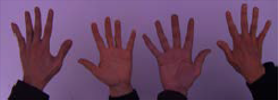
#> input picture Material_TPs/TP1/white_patch/test_blue.png, 278 x 100 px; its folder holds only this picture in this run
$ jupyter execute tp1_presentacion.ipynb
#> lines starting #> are read from the running program, lines starting #| are printed output that depends on the picture; after the words box and inside, x2 and y2 are one past the last pixel; in counts of white or black regions, pixels touching at a corner belong together
# Computer Vision - Trabajo Práctico 1
## Maestría en Ciencias de la Computación

Este notebook contiene la presentación del Trabajo Práctico 1:
1. Algoritmo White Patch - Implementación de diferentes versiones para corrección de color
2. Análisis de Histogramas - Evaluación de histogramas como característica para clasificación de imágenes

[cell 1]
import cv2
import matplotlib.pyplot as plt
import numpy as np
from pathlib import Path

plt.rcParams['figure.figsize'] = [12, 8]
plt.rcParams['font.size'] = 12

## 1. Algoritmo White Patch - Versión Simple

El algoritmo White Patch asume que el píxel más brillante de cada canal debería ser blanco.

[cell 2]
def white_patch(img: np.ndarray):
    img_float = img.astype(np.float32)
    max_channel_value = np.max(img_float, axis=(0, 1))
    cantidad_de_desviaciones = 1.5
    correction_factors = np.ones(3, dtype=np.float32)

    for i in range(len(max_channel_value)):
        if max_channel_value[i] < 1:
            correction_factors[i] = 255 / (np.mean(img_float[:, :, i]) -
                                         cantidad_de_desviaciones*np.std(img_float[:, :, i]))
        elif max_channel_value[i] > 254:
            correction_factors[i] = 255 / (np.mean(img_float[:, :, i]) +
                                         cantidad_de_desviaciones*np.std(img_float[:, :, i]))
        else:
            correction_factors[i] = 255.0 / np.clip(max_channel_value[i], 1, 254)

    corrected_img = img_float * correction_factors
    corrected_img = np.clip(corrected_img, 0, 255).astype(np.uint8)
    return corrected_img

## 2. Algoritmo White Patch Inteligente

Implementa diferentes estrategias para mejores resultados.

[cell 3]
def white_patch_intelligent(img: np.ndarray, method='percentile', percentile=99.5):
    img_float = img.astype(np.float32)

    if method == 'percentile':
        reference_values = np.percentile(img_float, percentile, axis=(0, 1))

    elif method == 'edge_based':
        gray = cv2.cvtColor(img, cv2.COLOR_BGR2GRAY)
        edges = cv2.Canny(gray, 50, 150)
        kernel = np.ones((3, 3), np.uint8)
        edges_dilated = cv2.dilate(edges, kernel, iterations=1)

        reference_values = []
        for i in range(3):
            channel_values = img_float[:, :, i][edges_dilated > 0]
            if len(channel_values) > 0:
                reference_values.append(np.percentile(channel_values, 95))
            else:
                reference_values.append(np.max(img_float[:, :, i]))
        reference_values = np.array(reference_values)

    elif method == 'iterative':
        reference_values = np.zeros(3)
        for i in range(3):
            channel = img_float[:, :, i].copy()
            saturated_pixels = channel[channel > 240]

            if len(saturated_pixels) == 0:
                reference_values[i] = np.max(channel)
            else:
                for iteration in range(3):
                    valid_pixels = channel[channel < 240]
                    if len(valid_pixels) > 0:
                        threshold = np.percentile(valid_pixels, 98)
                        channel = valid_pixels[valid_pixels <= threshold]
                    else:
                        break
                reference_values[i] = np.max(channel) if len(channel) > 0 else 255

    elif method == 'robust_max':
        reference_values = []
        for i in range(3):
            channel = img_float[:, :, i]
            mean_val = np.mean(channel)
            std_val = np.std(channel)

            if std_val < 10:
                reference_values.append(np.percentile(channel, 99))
            elif std_val > 50:
                reference_values.append(mean_val + 2.0 * std_val)
            else:
                reference_values.append(mean_val + 1.5 * std_val)
        reference_values = np.array(reference_values)

    reference_values = np.clip(reference_values, 1, 254)
    correction_factors = 255.0 / reference_values
    corrected_img = img_float * correction_factors
    corrected_img = np.clip(corrected_img, 0, 255).astype(np.uint8)
    return corrected_img

## 3. Algoritmo White Patch Adaptativo

Selecciona automáticamente el mejor método según las características de la imagen.

[cell 4]
def white_patch_adaptive(img: np.ndarray):
    img_float = img.astype(np.float32)
    mean_brightness = np.mean(img_float)
    std_brightness = np.std(img_float)
    saturated_pixels = np.sum(img_float > 250) / img_float.size

    if saturated_pixels > 0.01:
        method = 'iterative'
    elif std_brightness < 20:
        method = 'percentile'
    elif mean_brightness < 80:
        method = 'robust_max'
    else:
        method = 'edge_based'

    return white_patch_intelligent(img, method=method)

## 4. Procesamiento de Imágenes

Procesamiento de todas las imágenes del directorio white_patch.

[cell 5]
BASE_IMG_FOLDERS = Path("Material_TPs/TP1/white_patch")
RESULTS_FOLDER = Path("results")
RESULTS_FOLDER.mkdir(exist_ok=True)

def process_and_display_images():
    image_paths = list(BASE_IMG_FOLDERS.glob("*.png")) + list(BASE_IMG_FOLDERS.glob("*.jpg"))

    for img_path in image_paths:
        img = cv2.imread(str(img_path))
#> img is the input picture: shape (100, 278, 3); mean B, G, R 100.7, 69.5, 103
        if img is None:
            continue

        corrected_img = white_patch_adaptive(img.copy())
#> in white_patch_adaptive, `mean_brightness = np.mean(img_float)`: mean_brightness = 91.07
#> in white_patch_adaptive, `std_brightness = np.std(img_float)`: std_brightness = 40.76
#> in white_patch_adaptive, `saturated_pixels = np.sum(img_float > 250) / img_float.size`: saturated_pixels = 0
#> in white_patch_intelligent, `gray = cv2.cvtColor(img, cv2.COLOR_BGR2GRAY)`:
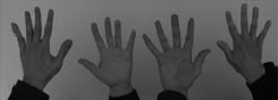
#> gray: shape (100, 278); min 0, max 151, mean 83.1
#> in white_patch_intelligent, `edges = cv2.Canny(gray, 50, 150)`:
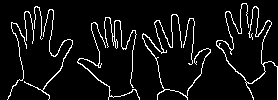
#> edges: shape (100, 278); 7% white in thin lines or dots
#> in white_patch_intelligent, `edges_dilated = cv2.dilate(edges, kernel, iterations=1)`:
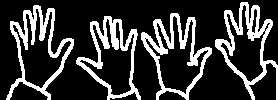
#> edges_dilated: shape (100, 278); 22% white; 4 white regions, box (x1, y1, x2, y2) and area: (141, 13, 212, 100) 1570, (6, 5, 74, 100) 1569, (215, 2, 278, 100) 1555, (76, 16, 141, 100) 1425
#> after the loop in white_patch_intelligent, `for i in range(3):`: reference_values = [152, 106, 141]
#> in white_patch_intelligent, `correction_factors = 255.0 / reference_values`: correction_factors = [1.68, 2.41, 1.81]
#> in white_patch_intelligent, `corrected_img = img_float * correction_factors`:
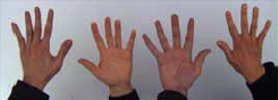
#> corrected_img: shape (100, 278, 3) float64; mean B, G, R 168.9, 167.1, 186.3; drawn with min black and max white
#> in white_patch_intelligent, `corrected_img = np.clip(corrected_img, 0, 255).astype(np.uint8)`:
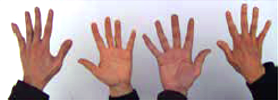
#> corrected_img: shape (100, 278, 3); mean B, G, R 164.8, 164.3, 184.6
        img_rgb = cv2.cvtColor(img, cv2.COLOR_BGR2RGB)
        corrected_rgb = cv2.cvtColor(corrected_img, cv2.COLOR_BGR2RGB)

        fig, axes = plt.subplots(1, 2, figsize=(15, 6))

        axes[0].imshow(img_rgb)
        axes[0].set_title(f"Original: {img_path.name}")
        axes[0].axis('off')

        axes[1].imshow(corrected_rgb)
        axes[1].set_title(f"White Patch: {img_path.name}")
        axes[1].axis('off')

        plt.tight_layout()
        plt.show()

        result_filename = RESULTS_FOLDER / f"{img_path.stem}_comparison.png"
        plt.savefig(result_filename, dpi=300, bbox_inches='tight')

[cell 6]
process_and_display_images()

## 5. Análisis de Histogramas

Análisis de histogramas como característica para clasificación de imágenes.

[cell 7]
PATH_IMG_1 = "Material_TPs/TP1/img1_tp.png"
PATH_IMG_2 = "Material_TPs/TP1/img2_tp.png"

### Carga de imágenes y cálculo de histogramas

[cell 8]
img_1 = cv2.imread(PATH_IMG_1, cv2.IMREAD_GRAYSCALE)
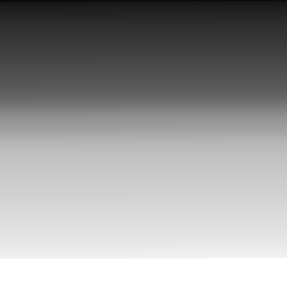
#> input picture Material_TPs/TP1/img1_tp.png, 287 x 288 px
#> img_1 is the input picture: shape (288, 287); min 2, max 255, mean 154.8
img_2 = cv2.imread(PATH_IMG_2, cv2.IMREAD_GRAYSCALE)
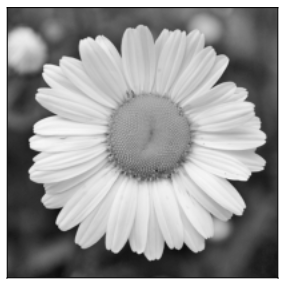
#> input picture Material_TPs/TP1/img2_tp.png, 287 x 288 px
#> img_2 is the input picture: shape (288, 287); min 2, max 255, mean 154.8

hist_1, bins_1 = np.histogram(img_1.ravel(), 255)
#> hist_1 = 255 values, max 8400 at index 254, min 0 at index 3, mean 324.1; bins_1 = 256 values from 2 to 255
hist_2, bins_2 = np.histogram(img_2.ravel(), 255)
#> hist_2 has the same summary as hist_1; bins_2 = 256 values from 2 to 255

histograms_identical = np.array_equal(hist_1, hist_2)
#> histograms_identical = True
print(f"Histogramas idénticos: {histograms_identical}")
#| Histogramas idénticos: True

### Visualización comparativa

[cell 9]
fig_1 = plt.figure(figsize=(15, 10))

ax1 = plt.subplot(2, 2, 1)
ax1.imshow(img_1, cmap='gray', vmin=0, vmax=255)
ax1.set_title("Imagen 1 - Degradado")
ax1.axis('off')

ax2 = plt.subplot(2, 2, 2)
ax2.imshow(img_2, cmap='gray', vmin=0, vmax=255)
ax2.set_title("Imagen 2 - Flor")
ax2.axis('off')

ax3 = plt.subplot(2, 2, 3)
ax3.plot(hist_1, color='blue', linewidth=2)
ax3.set_title("Histograma Imagen 1")
ax3.set_xlabel("Intensidad")
ax3.set_ylabel("Frecuencia")

ax4 = plt.subplot(2, 2, 4)
ax4.plot(hist_2, color='red', linewidth=2)
ax4.set_title("Histograma Imagen 2")
ax4.set_xlabel("Intensidad")
ax4.set_ylabel("Frecuencia")

plt.tight_layout()
plt.show()
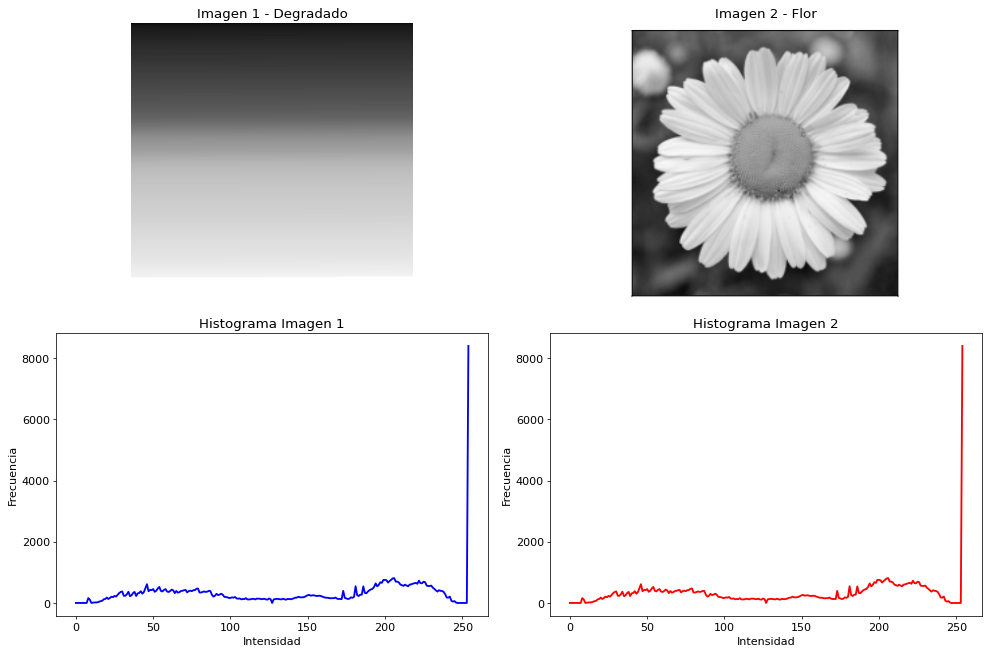
#> figure drawn by matplotlib, 4 panels; panel 3: curve peaks at x = 254, y = 8400; panel 4: curve peaks at x = 254, y = 8400
plt.savefig("results/histogramas_tp1.png", dpi=300, bbox_inches='tight')

### Análisis estadístico

[cell 10]
print("Imagen 1 (Degradado):")
print(f"Media: {np.mean(img_1):.2f}")
#| Media: 154.81
print(f"Desviación estándar: {np.std(img_1):.2f}")
#| Desviación estándar: 75.34
print(f"Min: {np.min(img_1)}, Max: {np.max(img_1)}")
#| Min: 2, Max: 255

print("\nImagen 2 (Flor):")
print(f"Media: {np.mean(img_2):.2f}")
#| Media: 154.81
print(f"Desviación estándar: {np.std(img_2):.2f}")
#| Desviación estándar: 75.34
print(f"Min: {np.min(img_2)}, Max: {np.max(img_2)}")
#| Min: 2, Max: 255

differences = np.abs(hist_1 - hist_2)
#> differences = 255 values from 0 to 0
total_diff = np.sum(differences)
#> total_diff = 0

print(f"\nDiferencia total en histogramas: {total_diff}")
#| Diferencia total en histogramas: 0
print(f"Histogramas idénticos: {'Sí' if total_diff == 0 else 'No'}")
#| Histogramas idénticos: Sí
